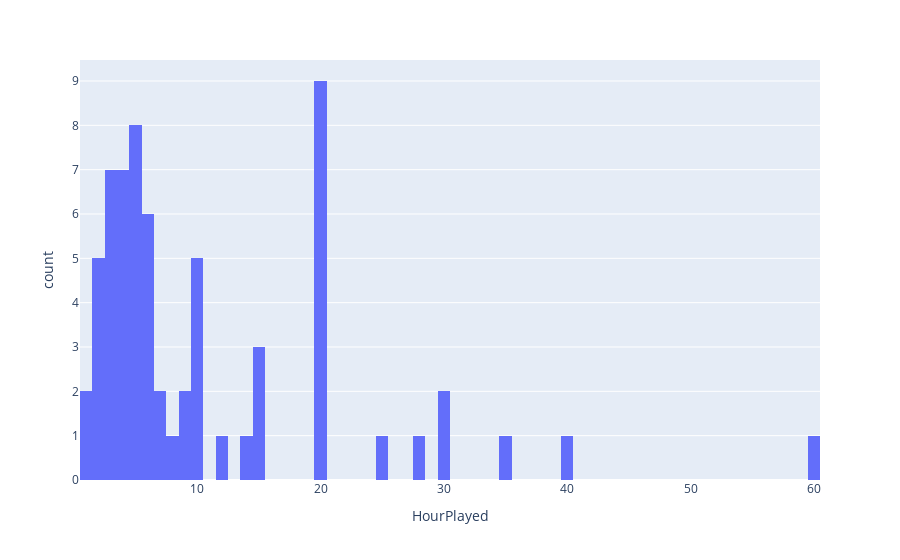

The notebook cell this image was saved under:
### Code cell
hour_play = df.drop(df[df.HourPlayed == 0].index)
fig = px.histogram(hour_play, x='HourPlayed', nbins=60)
fig.show()

### Figure 1 — Plotly figure (JSON) as saved in the notebook; plotly's stock layout.template omitted (floating-point values rounded to 4 significant figures)
{"data": [{"alignmentgroup": "True", "bingroup": "x", "hovertemplate": "HourPlayed=%{x}<br>count=%{y}<extra></extra>", "legendgroup": "", "marker": {"color": "#636efa", "pattern": {"shape": ""}}, "name": "", "nbinsx": 60, "offsetgroup": "", "orientation": "v", "showlegend": false, "type": "histogram", "x": [15, 20, 20, 3, 5, 20, 5, 10, 10, 5, 4, 5, 3, 30, 2, 14, 5, 30, 6, 3, 7, 2, 2, 40, 6, 12, 5, 5, 15, 25, 20, 2, 8, 1, 4, 10, 20, 20, 3, 3, 20, 9, 6, 6, 3, 2, 20, 4, 20, 3, 6, 35, 9, 1, 4, 4, 7, 6, 60, 4, 15, 5, 28, 10, 4, 10], "xaxis": "x", "yaxis": "y"}], "layout": {"autosize": true, "barmode": "relative", "legend": {"tracegroupgap": 0}, "margin": {"t": 60}, "xaxis": {"anchor": "y", "autorange": true, "domain": [0, 1], "range": [0.5, 60.5], "title": {"text": "HourPlayed"}, "type": "linear"}, "yaxis": {"anchor": "x", "autorange": true, "domain": [0, 1], "range": [0, 9.474], "title": {"text": "count"}}}}
